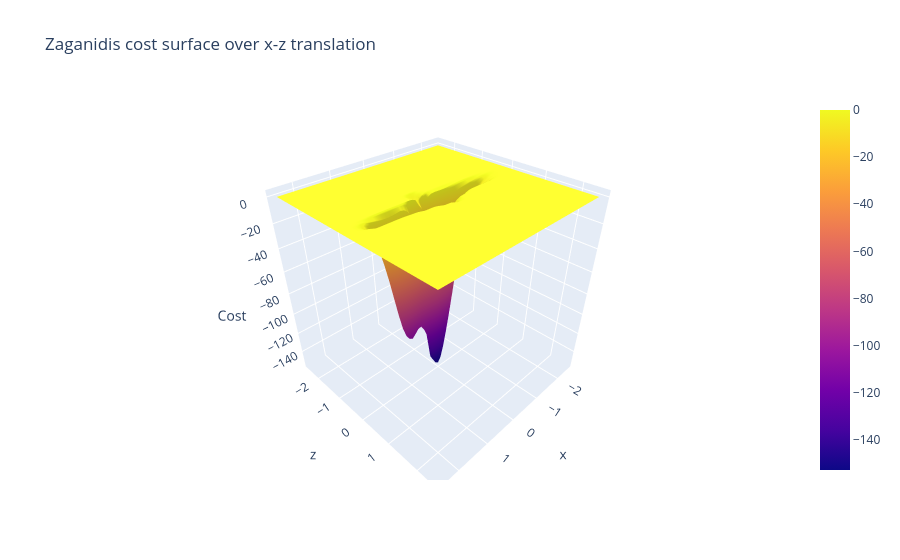

The code cell stored with this chart in its notebook:
### Code cell
x_r: tuple[float, float] = ( -2.5, 2.5 )
x_n: float = 51
z_r: tuple[float, float] = ( -2.5, 2.5 )
z_n: float = 51

x = np.linspace( x_r[0], x_r[1], x_n )
z = np.linspace( z_r[0], z_r[1], z_n )

samples = np.zeros( ( z_n, x_n ) )
for i in tqdm( range( x_n ) ):
    for j in range( z_n ):
        tar_pc.set_pose( np.array( [ x[i], 0, z[j], 0, 0, 0 ] ).reshape(( 6, 1 )) )
        samples[j, i] = opt.f( tar_pc.get_points() )

plot.plot_sampled_surface( samples, x_r, z_r, title = "Zaganidis cost surface over x-z translation", y_label = "z", z_label = "Cost" ).show()

z_idx, x_idx = np.unravel_index( np.argmin( samples ), samples.shape )
tar_pc.set_pose( np.array( [ x[x_idx], 0, z[z_idx], 0, 0, 0 ] ).reshape(( 6, 1 )) )

# gmin_tar_pc_pts = ( tar_pc.p.get_dcm() @ tar_pc_pts.T + tar_pc.p.get_position() ).T

# mesh.display_point_clouds( ref_pc_pts + [ gmin_tar_pc_pts ], ref_pc_vox + list( tar_pc_lbs ), "Sensed and reference point clouds after alignment" )

### Figure 1 — Plotly figure (JSON) as saved in the notebook; plotly's stock layout.template omitted (floating-point values rounded to 4 significant figures; data arrays with more than 128 entries replaced by an {"elided": "..."} marker saying what was removed)
{"data": [{"type": "surface", "x": [-2.5, -2.4, -2.3, -2.2, -2.1, -2.0, -1.9, -1.8, -1.7, -1.6, -1.5, -1.4, -1.3, -1.2, -1.1, -1.0, -0.9, -0.8, -0.7, -0.6, -0.5, -0.4, -0.3, -0.2, -0.1, 0.0, 0.1, 0.2, 0.3, 0.4, 0.5, 0.6, 0.7, 0.8, 0.9, 1.0, 1.1, 1.2, 1.3, 1.4, 1.5, 1.6, 1.7, 1.8, 1.9, 2.0, 2.1, 2.2, 2.3, 2.4, 2.5], "y": [-2.5, -2.4, -2.3, -2.2, -2.1, -2.0, -1.9, -1.8, -1.7, -1.6, -1.5, -1.4, -1.3, -1.2, -1.1, -1.0, -0.9, -0.8, -0.7, -0.6, -0.5, -0.4, -0.3, -0.2, -0.1, 0.0, 0.1, 0.2, 0.3, 0.4, 0.5, 0.6, 0.7, 0.8, 0.9, 1.0, 1.1, 1.2, 1.3, 1.4, 1.5, 1.6, 1.7, 1.8, 1.9, 2.0, 2.1, 2.2, 2.3, 2.4, 2.5], "z": {"elided": "51x51 float values"}}], "layout": {"scene": {"xaxis": {"title": {"text": "x"}}, "yaxis": {"title": {"text": "z"}}, "zaxis": {"title": {"text": "Cost"}}}, "title": {"text": "Zaganidis cost surface over x-z translation"}}}
